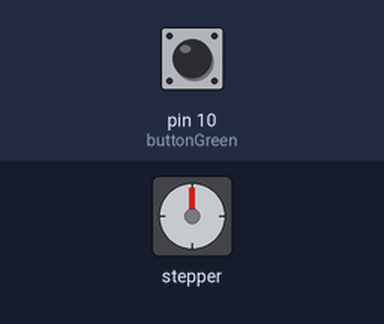
Simulated run of this sketch. Board: Arduino Uno, built with avr-gcc and run on an emulated ATmega328P. Parts: stepper motor. The inputs (shaded band) are chosen by the test bench; at power-on: pin 10 (buttonGreen) LOW. Stepper angles assume 2038 steps per turn.

Above: at 5.8 s.
5.9 s: pin 10 (buttonGreen) pulled HIGH for 2.45 s
At 7.15 s:
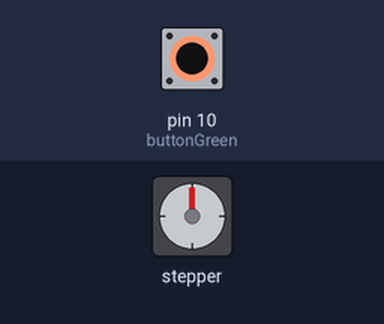
At 7.79 s:
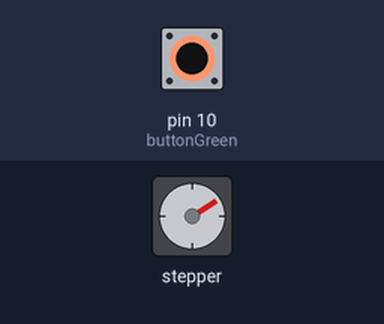
Timing chart, 0 to 12.5 s (numbered marks = the images above; inputs shaded):
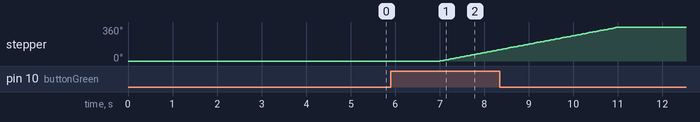

The sketch:

stepper_simple.ino
```cpp
//Includes the Arduino Stepper Library
#include <Stepper.h>

// Defines the number of steps per rotation
const int stepsPerRevolution = 2038;

// Motor pin definitions
#define motorPin1  3     // IN1 on the ULN2003 driver 1
#define motorPin2  4     // IN2 on the ULN2003 driver 1
#define motorPin3  5     // IN3 on the ULN2003 driver 1
#define motorPin4  6     // IN4 on the ULN2003 driver 1

// Creates an instance of stepper class
// Pins entered in sequence IN1-IN3-IN2-IN4 for proper step sequence
Stepper myStepper = Stepper(stepsPerRevolution, motorPin1, motorPin3, motorPin2, motorPin4);

const float debounceDelay = 100;
const int numInputs = 2;
const int inputPins[2] = {8, 9};
int inputState[] = {0, 0};
int lastInputState[] = {0, 0};
int inputFlags[] = {0, 0};
const int buttonRed = 8;     // the number of the pushbutton pin
const int buttonGreen = 10;      // the number of the LED pin
int buttonRedState = 0;         // variable for reading the pushbutton status
int buttonGreenState = 0;         // variable for reading the pushbutton status
int path = 0;

///////
bool setInputFlags() {
// First, we debounce everything
  unsigned long lastStateChangeTime = 0;
  if (millis() - lastStateChangeTime < debounceDelay)
    return;

// Now we look for state changes
  bool stateChanged = false;
  for (int i = 0; i < numInputs; i++)
  {
    inputState[i] = digitalRead(inputPins[i]);

    if (inputState[i] != lastInputState[i])
        {
          stateChanged = true;
          lastInputState[i] = inputState[i];
          inputFlags[i] = inputState[i];
        }
   }

// If anything changed, restart the debounce timer
  if (stateChanged) {
    lastStateChangeTime = millis();
  }

return stateChanged;
}
///////

void setup() {
      //Serial.begin(9600);
      pinMode(buttonGreen, INPUT);
}

void loop() {

//  bool updatePath = setInputFlags();
//
//  if (updatePath) {
//      Serial.print("updatePath: ");
//      Serial.print(updatePath);
//  }
//
//  // check if the pushbutton is pressed. If it is, the buttonState is HIGH:
//  if (buttonGreenState == HIGH) {
//    // go up:
//    path = 1;
//  } else {
//    // stop:
//    path = 0;
//  }
//
//  if (buttonRedState == HIGH) {
//    // go down:
//    path = -1;
//  } else {
//    // stop:
//    path = 0;
//  }

      delay(1000);


  // read the state of the pushbutton value:
  buttonGreenState = digitalRead(buttonGreen);

  // check if the pushbutton is pressed. If it is, the buttonState is HIGH:
  if (buttonGreenState == HIGH) {
      myStepper.setSpeed(15);
      myStepper.step(stepsPerRevolution);
      delay(1000);
  } else {
    // turn LED off:
      myStepper.setSpeed(10);
      myStepper.step(0);
      delay(1000);

  }
//
//  myStepper.setSpeed(10);
//  myStepper.step(stepsPerRevolution * path);
//  //delay(1000);

  // Rotate CCW quickly at 10 RPM
  //myStepper.setSpeed(10);
  //myStepper.step(-stepsPerRevolution);
  //delay(1000);


}
```

Measured:
- after the input at 5.9 s, stepper: turns 360° clockwise in 4.0 s, starting after 1.1 s
